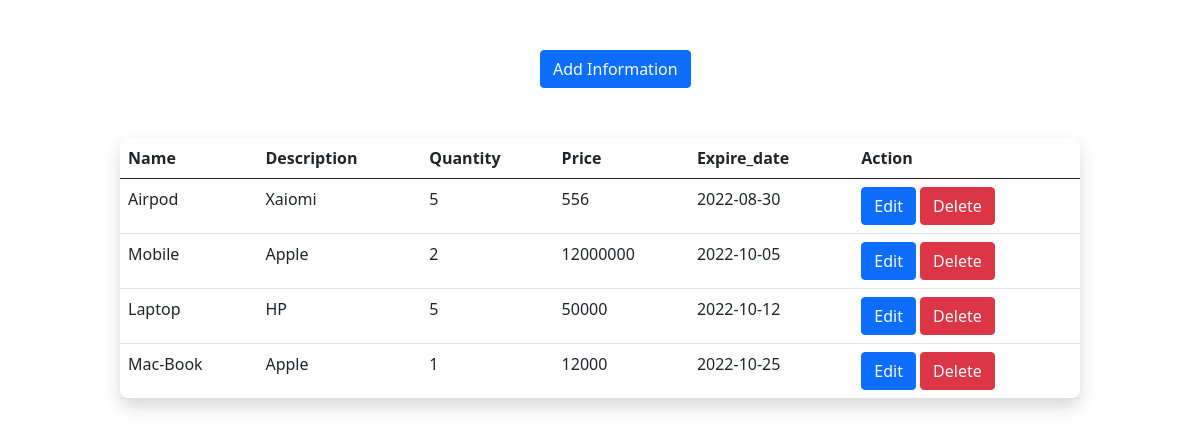
The page / on the database its author committed.
### tables this page shows
CREATE TABLE `product` (
  `id` int(11) NOT NULL,
  `name` varchar(100) NOT NULL,
  `description` varchar(100) NOT NULL,
  `quantity` varchar(100) NOT NULL,
  `price` varchar(100) NOT NULL,
  `expire_date` varchar(100) NOT NULL
);

### index.php (the view, shortened to what this page needs)
<?php
include 'database.php';
?>
<!DOCTYPE html>
<html lang="en">
<head>
    <link href="https://cdn.jsdelivr.net/npm/bootstrap@5.0.2/dist/css/bootstrap.min.css" rel="stylesheet"
>
</head>
<body>
<button class="btn btn-primary " style="margin:50px 0px 50px 45%;" ><a href="view.php" class="text-light" style="text-decoration:none">Add Information</a></button>
<table class="table table-responsive shadow " style="width:80%;margin-left:10%;border-radius:10px;">
  <thead >
    <tr>
      <th scope="col">Name</th>
      <th scope="col">Description</th>
      <th scope="col">Quantity</th>
      <th scope="col">Price</th>
      <th scope="col">Expire_date</th>
      <th scope="col">Action</th>
    </tr>
  </thead>
  <tbody>
  <?php
  $sql="SELECT *FROM product";
  $result=mysqli_query($conn,$sql);
  if(!$result){
      echo mysqli_error($conn);
  }
  else{
      while($row=mysqli_fetch_assoc($result)){
          $id=$row['id'];
          $name=$row['name'];
          $description=$row['description'];
          $quantity=$row['quantity'];
          $price=$row['price'];
          $expire_date=$row['expire_date'];
          echo '<tr>
            <td scope="row">'.$name.'</td>
            <td>'.$description.'</td>
            <td> '.$quantity.'</td>
            <td> '.$price.'</td>
            <td> '.$expire_date.'</td>
            <td>
            <button class="btn btn-primary"><a href="edit.php?editid='.$id.'" class="text-light" style="text-decoration:none">Edit</a></button>
            <button class="btn btn-danger"><a href="delete.php?deleteid='.$id.'" class="text-light" style="text-decoration:none">Delete</a></button>
            </td>
          </tr>';
      }
  }
  ?>
  </tbody>
</table>
</body>
</html>

### rows shown on the page
product: name "Airpod", description "Xaiomi", quantity "5", price "556", expire_date "2022-08-30"
product: name "Mobile", description "Apple", quantity "2", price "12000000", expire_date "2022-10-05"
product: name "Laptop", description "HP", quantity "5", price "50000", expire_date "2022-10-12"
product: name "Mac-Book", description "Apple", quantity "1", price "12000", expire_date "2022-10-25"
